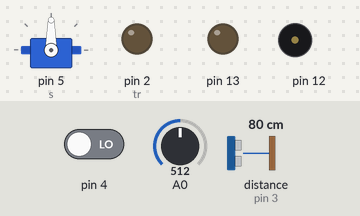
The sketch below on a simulated Arduino Uno, built with avr-gcc and run on an emulated ATmega328P. Parts: servo, output pins drawn as LEDs (lit = HIGH), buzzer (waves = sounding). The inputs (shaded band) are chosen by the test bench; at power-on: A0 = 512, pin 4 LOW, distance to the obstacle (sensor on pin 3) 80 cm. The echo pulse lasts 58.3 µs per cm; what the sketch prints to the serial monitor is not drawn.

Above: at 0.1 s.
Timing chart, 0 to 0.1 s (numbered marks = the images above; inputs shaded):
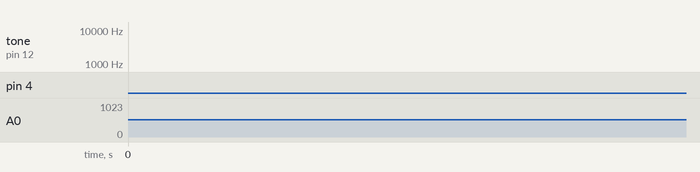

The sketch:

Smart_Home.ino
```cpp
#include<Servo.h>
Servo s;
int tr=2;
int e=3;
void setup()
{
  s.attach(5);
  pinMode(4,INPUT);
  pinMode(12,OUTPUT);
  pinMode(13,OUTPUT);
  pinMode(tr,OUTPUT);
  pinMode(e,INPUT);
  Serial.begin(9600);
}

void loop()
{
  double a = analogRead(A0);
  double t = (((a/1024)*5)-0.5)*100;
  if(t>100)
  {
    Serial.println("FIRE ALARM!!!");
   {
     for(int i=0; i<30000; i++)
       tone(12,i);
     digitalWrite(13,1);
     delay(1000);
     digitalWrite(13,0);
     delay(1000);
   }
  int b = digitalRead(4);
  if(b==1)
  {
    {
      Serial.println("MOTION DETECTED!");


    }
    digitalWrite(tr,0);
    digitalWrite(tr,1);
    delayMicroseconds(10);
    digitalWrite(tr,0);
    float dur = pulseIn(e,HIGH);
    float dis = (dur*0.0343)/2;
    Serial.print("Distance in cm is ");
    Serial.println(dis);


    if(dis<320)
    {
        for(int i=0;i<=180;i++)
          {
            s.write(i);
            delay(10);
          }
        for(int i=180;i>=0;i--)
          {
            s.write(i);
            delay(10);
          }
        Serial.println("DOOR OPENED...");
    }
  }

  }
  else if(t<100)
  {
    noTone(12);
    Serial.println("HAPPY HOME:)");
  }
}
```
